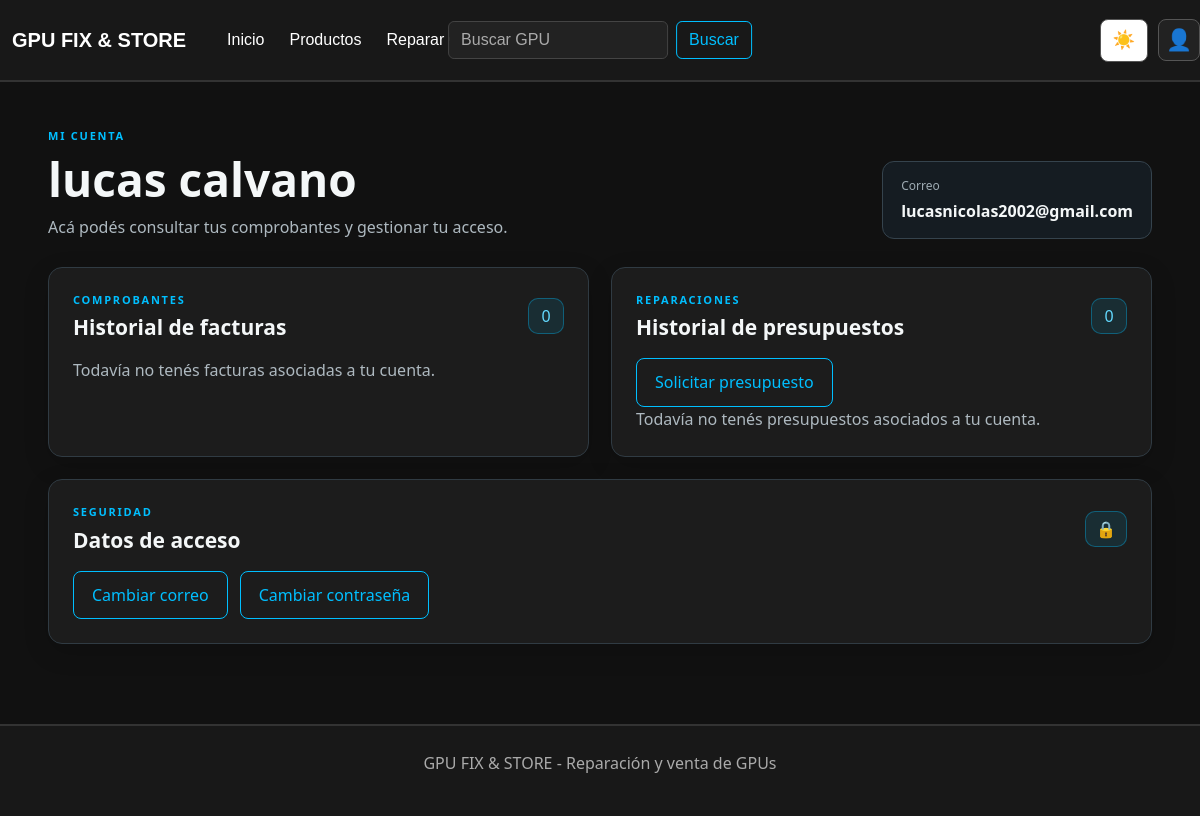
Page /reca/mi-cuenta.php (signed in) on the committed database.
### tables this page shows
CREATE TABLE `cliente` (
  `id_cliente` int(11) NOT NULL AUTO_INCREMENT,
  `id_correo` int(11) NOT NULL,
  `direccion` varchar(255) DEFAULT NULL,
  PRIMARY KEY (`id_cliente`),
  UNIQUE KEY `uq_cliente_correo` (`id_correo`),
  CONSTRAINT `fk_cliente_usuarios` FOREIGN KEY (`id_correo`) REFERENCES `usuarios` (`id_correo`)
);

CREATE TABLE `usuarios` (
  `id_correo` int(11) NOT NULL AUTO_INCREMENT,
  `correo` varchar(150) NOT NULL,
  `contraseña` varchar(255) NOT NULL,
  `nombre` varchar(100) NOT NULL,
  `apellido` varchar(100) NOT NULL,
  `dni` varchar(8) NOT NULL,
  `telefono` varchar(30) DEFAULT NULL,
  PRIMARY KEY (`id_correo`),
  UNIQUE KEY `uq_usuarios_correo` (`correo`)
);

### reca/mi-cuenta.php (the view, shortened to what this page needs)
<?php
$usuarioId = (int) $_SESSION["usuario_id"];
$nombre = $apellido = $correo = "";
$facturas = [];
$presupuestos = [];
$editarCuenta = $_GET["editar"] ?? "";
if (!in_array($editarCuenta, ["correo", "contrasena"], true)) {
    $editarCuenta = "";
}
$accion = "";
$transaccionPresupuesto = false;
try {
    require_once __DIR__ . "/conexion.php";
    $consultaCuenta = $conexion->prepare(
        "SELECT u.nombre, u.apellido, u.correo, u.`contraseña`, c.id_cliente
         FROM usuarios u
         INNER JOIN cliente c ON c.id_correo = u.id_correo
         WHERE u.id_correo = ? LIMIT 1"
    );
    $consultaCuenta->bind_param("i", $usuarioId);
    $consultaCuenta->execute();
    $consultaCuenta->bind_result($nombre, $apellido, $correo, $hashActual, $clienteId);
    $facturas = [];
    $presupuestos = [];
} catch (Throwable $error) {
    if (isset($conexion) && $conexion instanceof mysqli) {
        try {
            if ($transaccionPresupuesto) {
                $conexion->rollback();
            }
            $conexion->close();
        } catch (Throwable $errorCierre) {
        }
    }
    error_log("Error al cargar Mi cuenta: " . $error->getMessage());
    $errorCuenta = $accion === "solicitar_presupuesto"
        ? "No pudimos registrar la solicitud. Revisá los datos del equipo e intentá nuevamente."
        : (($accion === "cambiar_correo" && $error instanceof mysqli_sql_exception && (int) $error->getCode() === 1062)
        ? "Ya existe una cuenta registrada con ese correo."
        : "No pudimos cargar tu cuenta. Intentá nuevamente más tarde.");
    $facturas = [];
    $presupuestos = [];
}
function escaparCuenta($valor)
{
    return htmlspecialchars((string) $valor, ENT_QUOTES, "UTF-8");
}
?>
<!DOCTYPE html>
<html lang="es">
<head>
    <link rel="stylesheet" href="style.css?v=20261026-metodos">
    <link href="https://cdn.jsdelivr.net/npm/bootstrap@5.3.8/dist/css/bootstrap.min.css" rel="stylesheet"
>
</head>
<body class="pagina-login">
<header>
    <nav class="navbar">
        <div class="navbar-izquierda">
            <a class="navbar-brand" href="index.php">GPU FIX & STORE</a>
            <ul class="navbar-nav">
                <li class="nav-item"><a class="nav-link" href="index.php">Inicio</a></li>
                <li class="nav-item"><a class="nav-link" href="productos.php">Productos</a></li>
                <li class="nav-item"><a class="nav-link" href="reparar.php">Reparar GPU</a></li>
            </ul>
        </div>
        <div class="navbar-centro">
            <form class="search-form" action="busqueda.php" method="GET" role="search">
                <input class="form-control" type="search" name="buscar" placeholder="Buscar GPU" aria-label="Buscar GPU">
                <button class="btn" type="submit">Buscar</button>
            </form>
        </div>
        <div class="navbar-derecha">
            <button id="themeButton" class="theme-button" type="button" aria-label="Cambiar tema">☀️</button>
            <?php include __DIR__ . "/menu-perfil.php"; ?>
        </div>
    </nav>
</header>
<main class="mi-cuenta-main">
    <section class="mi-cuenta-encabezado">
        <div>
            <p class="mi-cuenta-etiqueta">MI CUENTA</p>
            <h1><?= escaparCuenta(trim($nombre . " " . $apellido)) ?></h1>
            <p>Acá podés consultar tus comprobantes y gestionar tu acceso.</p>
        </div>
        <div class="mi-cuenta-datos">
            <span>Correo</span>
            <strong><?= escaparCuenta($correo) ?></strong>
        </div>
    </section>
    <div class="mi-cuenta-grid">
        <section class="mi-cuenta-seccion mi-cuenta-documentos">
            <div class="mi-cuenta-seccion-titulo">
                <div>
                    <p class="mi-cuenta-etiqueta">COMPROBANTES</p>
                    <h2>Historial de facturas</h2>
                </div>
                <span class="mi-cuenta-contador"><?= count($facturas) ?></span>
            </div>
            <?php if ($facturas === []): ?>
                <p class="mi-cuenta-vacio">Todavía no tenés facturas asociadas a tu cuenta.</p>
            <?php endif; ?>
        </section>
        <section class="mi-cuenta-seccion mi-cuenta-documentos" id="presupuestos">
            <div class="mi-cuenta-seccion-titulo">
                <div>
                    <p class="mi-cuenta-etiqueta">REPARACIONES</p>
                    <h2>Historial de presupuestos</h2>
                </div>
                <span class="mi-cuenta-contador"><?= count($presupuestos) ?></span>
            </div>
            <div class="mi-cuenta-opciones">
                <a href="mi-cuenta.php?solicitar=presupuesto#presupuestos">Solicitar presupuesto</a>
            </div>
            <?php if ($presupuestos === []): ?>
                <p class="mi-cuenta-vacio">Todavía no tenés presupuestos asociados a tu cuenta.</p>
            <?php endif; ?>
        </section>
        <section class="mi-cuenta-seccion mi-cuenta-seguridad" id="seguridad">
            <div class="mi-cuenta-seccion-titulo">
                <div>
                    <p class="mi-cuenta-etiqueta">SEGURIDAD</p>
                    <h2>Datos de acceso</h2>
                </div>
                <span class="mi-cuenta-icono-seguridad" aria-hidden="true">🔒</span>
            </div>
            <div class="mi-cuenta-opciones">
                <a href="mi-cuenta.php?editar=correo#seguridad"<?= $editarCuenta === "correo" ? ' aria-current="page"' : '' ?>>Cambiar correo</a>
                <a href="mi-cuenta.php?editar=contrasena#seguridad"<?= $editarCuenta === "contrasena" ? ' aria-current="page"' : '' ?>>Cambiar contraseña</a>
            </div>
        </section>
    </div>
</main>
<footer class="login-footer"><p>GPU FIX & STORE - Reparación y venta de GPUs</p></footer>
</body>
</html>

### reca/style.css (style rules this page uses)
* { margin: 0; padding: 0; box-sizing: border-box; }
html { background-color: #111111; }
body { font-family: Arial, sans-serif; background-color: #111111 !important; color: white; min-height: 100vh; transition: background-color 0.4s, color 0.4s; }
header { width: 100%; background-color: #181818 !important; border-bottom: 2px solid #333333; transition: background-color 0.4s; }
main { width: 90%; max-width: 1200px; margin: 50px auto; }
footer { margin-top: 80px; padding: 25px; text-align: center; background-color: #181818; border-top: 2px solid #333333; transition: background-color 0.4s; }
footer p { color: #aaaaaa; }
.navbar { font-family: Arial, sans-serif; font-size: 16px; line-height: 1.5; width: 100%; min-height: 80px; padding: 8px 0; background-color: #181818 !important; display: flex; flex-wrap: wrap; justify-content: space-between; align-items: center; position: relative; }
.navbar-izquierda { display: flex; align-items: center; gap: 25px; margin-left: 12px; }
.navbar-izquierda .navbar-nav { display: flex; flex-direction: row; gap: 25px; }
.navbar-brand { color: white !important; font-size: 20px; font-weight: bold; }
.navbar .nav-link { color: white !important; font-size: 16px; }
.navbar-derecha { display: flex; align-items: center; justify-self: end; gap: 10px; }
.theme-button { padding: 7px 12px; border: 1px solid #555555; border-radius: 8px; background-color: white; color: #222222; cursor: pointer; font-size: 18px; transition: 0.3s; }
.navbar-centro { position: absolute; left: 50%; top: 50%; transform: translate(-50%, -50%); }
.search-form { display: flex; align-items: center; gap: 8px; }
.search-form .form-control { width: 220px; background-color: #222222; border-color: #444444; color: white; }
.search-form .form-control::placeholder { color: #aaaaaa; }
.search-form .btn { color: #00bfff; border: 1px solid #00bfff; background-color: transparent; }
.mi-cuenta-main { width: min(1180px, 92%); margin: 46px auto 70px; color: #f4f7f8; }
.mi-cuenta-encabezado { display: flex; align-items: end; justify-content: space-between; gap: 24px; margin-bottom: 28px; }
.mi-cuenta-encabezado h1 { margin: 0 0 8px; font-size: clamp(32px, 5vw, 46px); font-weight: 800; }
.mi-cuenta-encabezado p:not(.mi-cuenta-etiqueta) { margin: 0; color: #aeb9c0; }
.mi-cuenta-etiqueta { margin: 0 0 7px; color: #00bfff; font-size: 11px; font-weight: 800; letter-spacing: 0.16em; }
.mi-cuenta-datos { min-width: 230px; padding: 15px 18px; border: 1px solid #35434d; border-radius: 12px; background: #151c22; }
.mi-cuenta-datos span, .mi-cuenta-datos strong { display: block; }
.mi-cuenta-datos span { margin-bottom: 4px; color: #9eabb3; font-size: 12px; }
.mi-cuenta-datos strong { overflow-wrap: anywhere; }
.mi-cuenta-grid { display: grid; grid-template-columns: repeat(2, minmax(0, 1fr)); gap: 22px; }
.mi-cuenta-seccion { min-width: 0; padding: 24px; border: 1px solid #303b43; border-radius: 14px; background: #1c1c1c; box-shadow: 0 8px 26px rgba(0, 0, 0, 0.16); }
.mi-cuenta-seguridad { grid-column: 1 / -1; }
.mi-cuenta-opciones { display: flex; flex-wrap: wrap; gap: 12px; }
.mi-cuenta-opciones a { display: inline-flex; align-items: center; justify-content: center; min-height: 46px; padding: 12px 18px; line-height: 1.4; border: 1px solid #00bfff; border-radius: 8px; color: #00bfff; text-decoration: none; }
.mi-cuenta-seccion-titulo { display: flex; align-items: center; justify-content: space-between; gap: 14px; margin-bottom: 18px; }
.mi-cuenta-seccion-titulo h2 { margin: 0; color: #f4f7f8; font-size: 21px; font-weight: 700; }
.mi-cuenta-contador, .mi-cuenta-icono-seguridad { display: inline-flex; min-width: 36px; height: 36px; align-items: center; justify-content: center; padding: 0 10px; border: 1px solid rgba(0, 191, 255, 0.35); border-radius: 10px; background: rgba(0, 191, 255, 0.1); color: #63d9ff; }
.mi-cuenta-vacio, .mi-cuenta-ayuda { margin: 0; color: #aeb9c0; line-height: 1.6; }

### rows in the picture
cliente: id_correo.apellido "lucas calvano", id_correo.correo "lucasnicolas2002@gmail.com"

### other values in the picture
count($facturas) "0"
count($presupuestos) "0"
